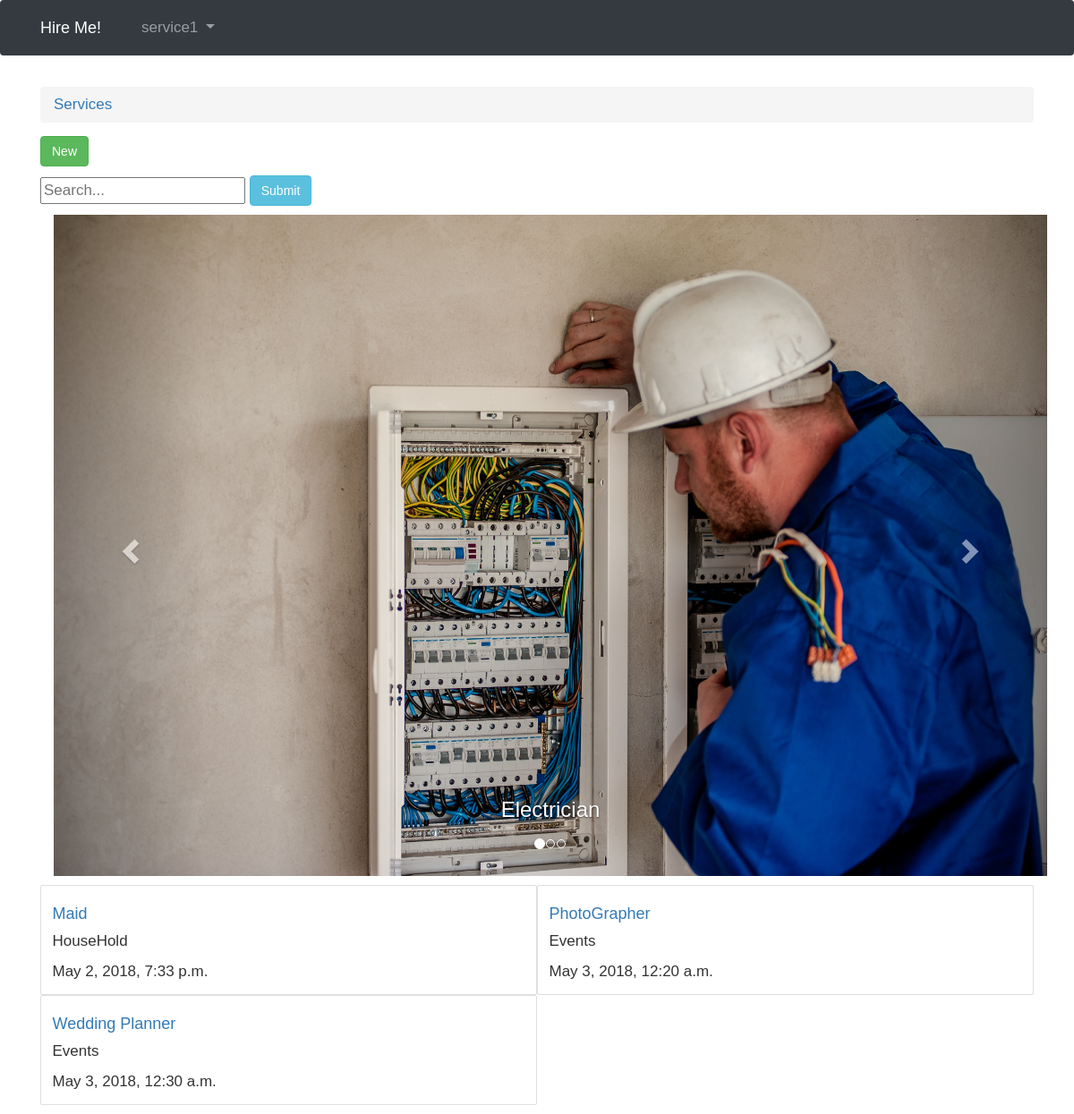
/services/ (signed in), run on the app's committed database.
### accounts/models.py (models this page shows)
class User(AbstractUser):
    is_customer = models.BooleanField(default=False)
    is_service = models.BooleanField(default=False)
    position = GeopositionField(null=True)

### hire/models.py (models this page shows, shortened)
class Services(models.Model):
	name = models.CharField(max_length = 40, unique =True)
	category = models.CharField(max_length = 40)
	last_updated = models.DateTimeField(auto_now_add=True)

### hire/views.py (the view)
# urls.py: url(r'^services/$', hire_views.home, name='home'),
def home(request):
	ser = Services.objects.all()
	query = request.GET.get('search_box')
	if query:
		ser = Services.objects.filter(Q(name__icontains=query)| Q(category__icontains=query) |Q(last_updated__icontains=query))
	return render(request,'service.html',{'services':ser})

### templates/service.html (shortened to what this page needs)
{% extends 'base.html' %}
{% block link %}
  <link rel="stylesheet" href="https://maxcdn.bootstrapcdn.com/bootstrap/3.3.7/css/bootstrap.min.css">
{% endblock %}
     {% block breadcrumb %}
        <li class="breadcrumb-item"><a href="{% url 'home' %}">Services</a></li>
       {% endblock %}
	 {% block content %}
  <a href = "{% url 'new_service' %}">  <button type="submit" class="btn btn-success">New</button></a>
    <form type="GET" action="." style="margin: 0">
    <input  id="search_box" type="text" name="search_box"  placeholder="Search..." >
   <button id="search_submit" type="submit" class="btn btn-info" >Submit</button>
</form>
<div class="container">
  <div id="myCarousel" class="carousel slide" data-ride="carousel">
    <ol class="carousel-indicators">
      <li data-target="#myCarousel" data-slide-to="0" class="active"></li>
      <li data-target="#myCarousel" data-slide-to="1"></li>
      <li data-target="#myCarousel" data-slide-to="2"></li>
    </ol>
    <div class="carousel-inner">
      <div class="item active">
        <img src="/static/img/elect.jpg" alt="Los Angeles" style="width:100%;">
        <div class="carousel-caption">
          <h3>Electrician</h3>
        </div>
      </div>
    </div>
    <a class="left carousel-control" href="#myCarousel" data-slide="prev">
      <span class="glyphicon glyphicon-chevron-left"></span>
    </a>
    <a class="right carousel-control" href="#myCarousel" data-slide="next">
      <span class="glyphicon glyphicon-chevron-right"></span>
    </a>
  </div>
</div>
 <table style="width:100%">
 {% for service in services %}
     {% cycle 'row' '' as row silent %}
        {% if row %}<tr>{% endif %}
            <div class="card-columns">
            <td>
            <div class="card">
            <div class="card-body">
            <h4 class="card-title"><a href="{% url 'serve_list' service.pk %}">  {{ service.name }}</a></h4>
             <p class="card-text">{{service.category}}</p>
            <p class="card-text">{{ service.last_updated}}</p>
            </td>
            </div>
            </div>
{% endfor %}
{% endblock %}

### templates/base.html (shortened to what this page needs)
{% load static %}<!DOCTYPE html>
<html>
  <head>
    <link rel="stylesheet" href="{% static 'css/bootstrap.min.css' %}">
    <link rel="stylesheet" href="{% static 'css/accounts.css' %}">
    {% block link %} {% endblock%}
  </head>
  <body>
    {% block body %}
      <nav class="navbar navbar-expand-sm bg-dark navbar-dark ">
        <div class="container">
          <a class="navbar-brand" href="{% url 'home' %}">Hire Me!</a>
          <div class="collapse navbar-collapse" id="mainMenu">
            {% if user.is_authenticated %}
              <ul class="navbar-nav ml-auto">
                <li class="nav-item dropdown">
                  <a class="nav-link dropdown-toggle" href="#" id="userMenu" data-toggle="dropdown" aria-haspopup="true" aria-expanded="false">
                    {{ user.username }}
                  </a>
                </li>
              </ul>
            {% else %}
              <form class="form-inline ml-auto">
                <a href="{% url 'login' %}" class="btn btn-outline-secondary">Log in</a>
                <a href="{% url 'signup' %}" class="btn btn-primary ml-2">Sign up</a>
              </form>
            {% endif %}
          </div>
        </div>
      </nav>
      <div class="container">
        <ol class="breadcrumb my-4">
          {% block breadcrumb %}
          {% endblock %}
        </ol>
        {% block content %}
        {% endblock %}
    {% endblock body %}
  </body>
</html>

### static/css/accounts.css (style rules this page uses)
body { padding-top:160px background-image: url(../img/1.png); }

### templates/service.html (style rules this page uses)
* { box-sizing: border-box; }
body { margin: 0; font-family: Arial; font-size: 17px; }

### data on the page
User: username "service1"
Services: name "Maid", category "HouseHold", last_updated "May 2, 2018, 7:33 p.m."
Services: name "PhotoGrapher", category "Events", last_updated "May 3, 2018, 12:20 a.m."
Services: name "Wedding Planner", category "Events", last_updated "May 3, 2018, 12:30 a.m."
